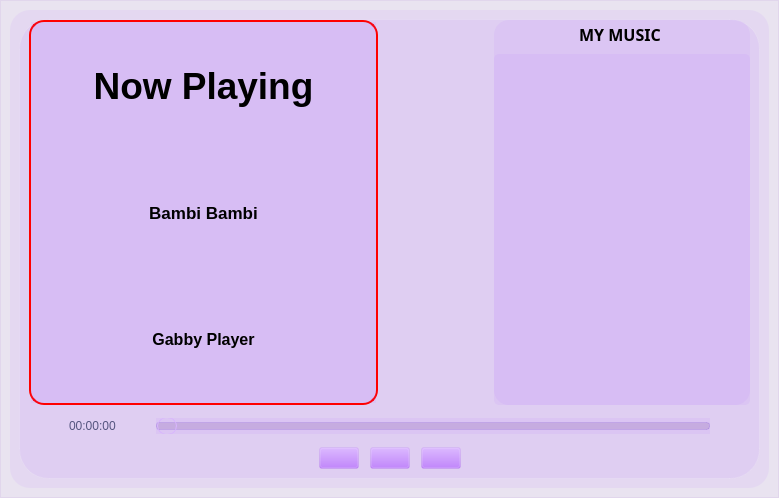
            <widget class="QWidget" name="mapmusicpage">
             <layout class="QGridLayout" name="gridLayout_3">
              <property name="leftMargin">
               <number>0</number>
              </property>
              <property name="topMargin">
               <number>0</number>
              </property>
              <property name="rightMargin">
               <number>0</number>
              </property>
              <property name="bottomMargin">
               <number>0</number>
              </property>
              <item row="0" column="0">
               <widget class="QFrame" name="Musicframe">
                <property name="styleSheet">
                 <string notr="true">background-color: rgba(170, 85, 255, 20);</string>
                </property>
                <property name="frameShape">
                 <enum>QFrame::Shape::StyledPanel</enum>
                </property>
                <property name="frameShadow">
                 <enum>QFrame::Shadow::Raised</enum>
                </property>
                <layout class="QGridLayout" name="gridLayout_4">
                 <item row="0" column="0">
                  <widget class="QFrame" name="MotherMusicframe">
                   <property name="styleSheet">
                    <string notr="true">#MotherMusicframe{
  border: none;
  border-radius: 20px;
      background-color: qlineargradient(spread:pad, x1:0, y1:0, x2:1, y2:0, 
        stop:0 rgba(245, 245, 245, 255), 
        stop:0.495 rgba(245, 245, 245, 255), 
        stop:0.505 rgba(40, 20, 80, 255), 
        stop:1 rgba(40, 20, 80, 255)
    ); /* &lt;--- Added the missing ')' here */




}</string>
                   </property>
                   <property name="frameShape">
                    <enum>QFrame::Shape::StyledPanel</enum>
                   </property>
                   <property name="frameShadow">
                    <enum>QFrame::Shadow::Sunken</enum>
                   </property>
                   <layout class="QGridLayout" name="gridLayout_5">
                    <item row="0" column="0">
                     <widget class="QFrame" name="MusicPanelframe">
                      <property name="styleSheet">
                       <string notr="true">#MusicPanelframe{
background-color: qlineargradient(spread:pad, x1:0, y1:0, x2:1, y2:0, 
        stop:0 rgba(245, 245, 245, 255), 
        stop:0.495 rgba(245, 245, 245, 255), 
        stop:0.505 rgba(40, 20, 80, 255), 
        stop:1 rgba(40, 20, 80, 255)
    ); /* &lt;--- Added the missing ')' here */
    border-radius: 30px;
   border: 1px solid rgba(245, 245, 245, 35);




}</string>
                      </property>
                      <property name="frameShape">
                       <enum>QFrame::Shape::Box</enum>
                      </property>
                      <property name="frameShadow">
                       <enum>QFrame::Shadow::Raised</enum>
                      </property>
                      <layout class="QVBoxLayout" name="verticalLayout_5" stretch="1,0,0">
                       <property name="spacing">
                        <number>11</number>
                       </property>
                       <property name="topMargin">
                        <number>0</number>
                       </property>
                       <item>
                        <layout class="QHBoxLayout" name="horizontalLayout_6" stretch="0,0">
                         <property name="sizeConstraint">
                          <enum>QLayout::SizeConstraint::SetFixedSize</enum>
                         </property>
                         <property name="rightMargin">
                          <number>0</number>
                         </property>
                         <property name="bottomMargin">
                          <number>0</number>
                         </property>
                         <item>
                          <widget class="QFrame" name="MusicImageframe">
                           <property name="minimumSize">
                            <size>
                             <width>444</width>
                             <height>385</height>
                            </size>
                           </property>
                           <property name="maximumSize">
                            <size>
                             <width>600</width>
                             <height>600</height>
                            </size>
                           </property>
                           <property name="styleSheet">
                            <string notr="true">#MusicImageframe{

border-image: url(C:/Users/gabby/Documents/Designer_UIS/GOD_FIRST_PROJ/Assets/images/istockphoto-1483833011-612x612.jpg);
border-radius: 15px;
border: 2px solid red;
margin-right: 95px;


}</string>
                           </property>
                           <property name="frameShape">
                            <enum>QFrame::Shape::StyledPanel</enum>
                           </property>
                           <property name="frameShadow">
                            <enum>QFrame::Shadow::Raised</enum>
                           </property>
                           <layout class="QVBoxLayout" name="verticalLayout_11">
                            <property name="spacing">
                             <number>0</number>
                            </property>
                            <property name="leftMargin">
                             <number>0</number>
                            </property>
                            <property name="topMargin">
                             <number>0</number>
                            </property>
                            <property name="rightMargin">
                             <number>0</number>
                            </property>
                            <property name="bottomMargin">
                             <number>0</number>
                            </property>
                            <item>
                             <layout class="QVBoxLayout" name="verticalLayout_8" stretch="0,0,0">
                              <property name="rightMargin">
                               <number>0</number>
                              </property>
                              <item>
                               <widget class="QLabel" name="nowPlaying">
                                <property name="font">
                                 <font>
                                  <pointsize>28</pointsize>
                                  <bold>true</bold>
                                 </font>
                                </property>
                                <property name="text">
                                 <string>Now Playing</string>
                                </property>
                                <property name="alignment">
                                 <set>Qt::AlignmentFlag::AlignCenter</set>
                                </property>
                               </widget>
                              </item>
                              <item>
                               <widget class="QLabel" name="songTitle">
                                <property name="font">
                                 <font>
                                  <pointsize>13</pointsize>
                                  <bold>true</bold>
                                 </font>
                                </property>
                                <property name="text">
                                 <string>Bambi Bambi</string>
                                </property>
                                <property name="alignment">
                                 <set>Qt::AlignmentFlag::AlignCenter</set>
                                </property>
                               </widget>
                              </item>
                              <item>
                               <widget class="QLabel" name="artistName">
                                <property name="font">
                                 <font>
                                  <pointsize>12</pointsize>
                                  <bold>true</bold>
                                 </font>
                                </property>
                                <property name="text">
                                 <string>Gabby Player</string>
                                </property>
                                <property name="alignment">
                                 <set>Qt::AlignmentFlag::AlignCenter</set>
                                </property>
                               </widget>
                              </item>
                             </layout>
                            </item>
                           </layout>
                          </widget>
                         </item>
                         <item>
                          <widget class="QFrame" name="MyMusicList">
                           <property name="maximumSize">
                            <size>
                             <width>443</width>
                             <height>385</height>
                            </size>
                           </property>
                           <property name="styleSheet">
                            <string notr="true">#MyMusicList{

border-radius:15px;
margin-left: 10px;

}</string>
                           </property>
                           <property name="frameShape">
                            <enum>QFrame::Shape::StyledPanel</enum>
                           </property>
                           <property name="frameShadow">
                            <enum>QFrame::Shadow::Raised</enum>
                           </property>
                           <layout class="QGridLayout" name="gridLayout_6">
                            <property name="leftMargin">
                             <number>0</number>
                            </property>
                            <property name="topMargin">
                             <number>0</number>
                            </property>
                            <property name="rightMargin">
                             <number>0</number>
                            </property>
                            <property name="bottomMargin">
                             <number>0</number>
                            </property>
                            <property name="verticalSpacing">
                             <number>6</number>
                            </property>
                            <item row="1" column="0">
                             <widget class="QListWidget" name="MymusiclistWidget">
                              <property name="maximumSize">
                               <size>
                                <width>380</width>
                                <height>351</height>
                               </size>
                              </property>
                              <property name="styleSheet">
                               <string notr="true">#MymusiclistWidget{


 border-radius:5px;
 color:qlineargradient(x1:0, y1:0, x2:1, y2:1, 
        stop:0 #a855f7, 
        stop:1 #6b21a8); 

}
#MymusiclistWidget {
        border: none;
        color: #a855f7; /* This is the vibrant purple from your slider */
        outline: none;
    }
    #MymusiclistWidget::item {
        padding: 10px;
        border-bottom: 1px solid rgba(170, 85, 255, 30); /* Subtle separator line */
    }
    #MymusiclistWidget::item:selected {
        background-color: rgba(170, 85, 255, 60); /* Purple highlight when clicked */
        color: white; /* Text turns white when selected for contrast */
        border-radius: 5px;
    }

/* 2. The Main Scrollbar Track */
       #MymusiclistWidget QScrollBar:vertical {
        border: none;
        background: rgba(40, 20, 80, 100); /* Dark purple transparent track */
        width: 6px; /* Very slim */
        margin: 0px 0px 0px 0px;
        border-radius: 3px;
    }

    /* 3. The Draggable Handle (The &quot;Thumb&quot;) */
       #MymusiclistWidget QScrollBar::handle:vertical {
        background: #a855f7; /* Matching your music slider purple */
        min-height: 30px;
        border-radius: 3px;
    }

    /* 4. Handle Hover Color */
       #MymusiclistWidget QScrollBar::handle:vertical:hover {
        background: #c084fc; /* Slightly lighter on hover */
    }

    /* 5. Hide the arrows (Top and Bottom buttons) */
       #MymusiclistWidget QScrollBar::add-line:vertical, 
       #MymusiclistWidget QScrollBar::sub-line:vertical {
        border: none;
        background: none;
        height: 0px;
    }

    /* 6. Fix the &quot;background&quot; area behind the arrows */
       #MymusiclistWidget QScrollBar::up-arrow:vertical, 
       #MymusiclistWidget QScrollBar::down-arrow:vertical {
        background: none;
    }
    
       #MymusiclistWidget QScrollBar::add-page:vertical, 
       #MymusiclistWidget QScrollBar::sub-page:vertical {
        background: none;
    }</string>
                              </property>
                             </widget>
                            </item>
                            <item row="0" column="0">
                             <widget class="QLabel" name="label_4">
                              <property name="font">
                               <font>
                                <family>Ebrima</family>
                                <pointsize>12</pointsize>
                                <bold>true</bold>
                               </font>
                              </property>
                              <property name="styleSheet">
                               <string notr="true">border:none;
background:transparent;</string>
                              </property>
                              <property name="text">
                               <string>MY MUSIC </string>
                              </property>
                              <property name="alignment">
                               <set>Qt::AlignmentFlag::AlignCenter</set>
                              </property>
                             </widget>
                            </item>
                           </layout>
                          </widget>
                         </item>
                        </layout>
                       </item>
                       <item>
                        <layout class="QHBoxLayout" name="horizontalLayout_5" stretch="0,0,0,1,0">
                         <property name="spacing">
                          <number>0</number>
                         </property>
                         <item>
                          <spacer name="horizontalSpacer_12">
                           <property name="orientation">
                            <enum>Qt::Orientation::Horizontal</enum>
                           </property>
                           <property name="sizeHint" stdset="0">
                            <size>
                             <width>40</width>
                             <height>20</height>
                            </size>
                           </property>
                          </spacer>
                         </item>
                         <item>
                          <widget class="QLabel" name="musicTimerLabel">
                           <property name="font">
                            <font>
                             <family>Segoe UI</family>
                             <pointsize>9</pointsize>
                             <bold>false</bold>
                            </font>
                           </property>
                           <property name="styleSheet">
                            <string notr="true">#musicTimerLabel{

color: rgb(85, 85, 127);
background:transparent;
}</string>
                           </property>
                           <property name="text">
                            <string>00:00:00</string>
                           </property>
                          </widget>
                         </item>
                         <item>
                          <spacer name="horizontalSpacer_11">
                           <property name="orientation">
                            <enum>Qt::Orientation::Horizontal</enum>
                           </property>
                           <property name="sizeHint" stdset="0">
                            <size>
                             <width>40</width>
                             <height>20</height>
                            </size>
                           </property>
                          </spacer>
                         </item>
                         <item>
                          <widget class="QSlider" name="MusichorizontalSlider">
                           <property name="maximumSize">
                            <size>
                             <width>739</width>
                             <height>16</height>
                            </size>
                           </property>
                           <property name="styleSheet">
                            <string notr="true">
/* The background track - Darkened purple transparency */
#MusichorizontalSlider::groove:horizontal {
    border: 1px solid rgba(130, 80, 220, 50);
    height: 6px;
    background: rgba(80, 40, 120, 40);
    margin: 2px 0;
    border-radius: 3px;
}

/* The sliding knob - Vibrant Purple Gradient */
#MusichorizontalSlider::handle:horizontal {
    background: qlineargradient(x1:0, y1:0, x2:1, y2:1, 
        stop:0 #a855f7, 
        stop:1 #6b21a8); 
    border: 1px solid #d8b4fe;
    width: 18px;
    height: 18px;
    margin: -6px 0; 
    border-radius: 9px;
}

/* The part before the handle - Solid Glowing Purple */
#MusichorizontalSlider::sub-page:horizontal {
    background: qlineargradient(x1:0, y1:0, x2:1, y2:0, 
        stop:0 #7c3aed, 
        stop:1 #a855f7);
    border-radius: 3px;
}





</string>
                           </property>
                           <property name="orientation">
                            <enum>Qt::Orientation::Horizontal</enum>
                           </property>
                          </widget>
                         </item>
                         <item>
                          <spacer name="horizontalSpacer_10">
                           <property name="orientation">
                            <enum>Qt::Orientation::Horizontal</enum>
                           </property>
                           <property name="sizeHint" stdset="0">
                            <size>
                             <width>40</width>
                             <height>20</height>
                            </size>
                           </property>
                          </spacer>
                         </item>
                        </layout>
                       </item>
                       <item>
                        <layout class="QHBoxLayout" name="horizontalLayout_7">
                         <item>
                          <spacer name="horizontalSpacer_8">
                           <property name="orientation">
                            <enum>Qt::Orientation::Horizontal</enum>
                           </property>
                           <property name="sizeHint" stdset="0">
                            <size>
                             <width>40</width>
                             <height>20</height>
                            </size>
                           </property>
                          </spacer>
                         </item>
                         <item>
                          <widget class="QPushButton" name="btnPrevious">
                           <property name="text">
                            <string/>
                           </property>
                           <property name="icon">
                            <iconset>
                             <normaloff>../Assets/icons/icons8-back-to-48.png</normaloff>../Assets/icons/icons8-back-to-48.png</iconset>
                           </property>
                           <property name="iconSize">
                            <size>
                             <width>31</width>
                             <height>32</height>
                            </size>
                           </property>
                          </widget>
                         </item>
                         <item>
                          <widget class="QPushButton" name="btnPlay">
                           <property name="text">
                            <string/>
                           </property>
                           <property name="icon">
                            <iconset>
                             <normaloff>../Assets/icons/icons8-play-67.png</normaloff>../Assets/icons/icons8-play-67.png</iconset>
                           </property>
                           <property name="iconSize">
                            <size>
                             <width>31</width>
                             <height>32</height>
                            </size>
                           </property>
                          </widget>
                         </item>
                         <item>
                          <widget class="QPushButton" name="btnForward_2">
                           <property name="text">
                            <string/>
                           </property>
                           <property name="icon">
                            <iconset>
                             <normaloff>../Assets/icons/icons8-forward-48.png</normaloff>../Assets/icons/icons8-forward-48.png</iconset>
                           </property>
                           <property name="iconSize">
                            <size>
                             <width>32</width>
                             <height>31</height>
                            </size>
                           </property>
                          </widget>
                         </item>
                         <item>
                          <spacer name="horizontalSpacer_9">
                           <property name="orientation">
                            <enum>Qt::Orientation::Horizontal</enum>
                           </property>
                           <property name="sizeHint" stdset="0">
                            <size>
                             <width>40</width>
                             <height>20</height>
                            </size>
                           </property>
                          </spacer>
                         </item>
                        </layout>
                       </item>
                      </layout>
                     </widget>
                    </item>
                   </layout>
                  </widget>
                 </item>
                </layout>
               </widget>
              </item>
             </layout>
            </widget>
